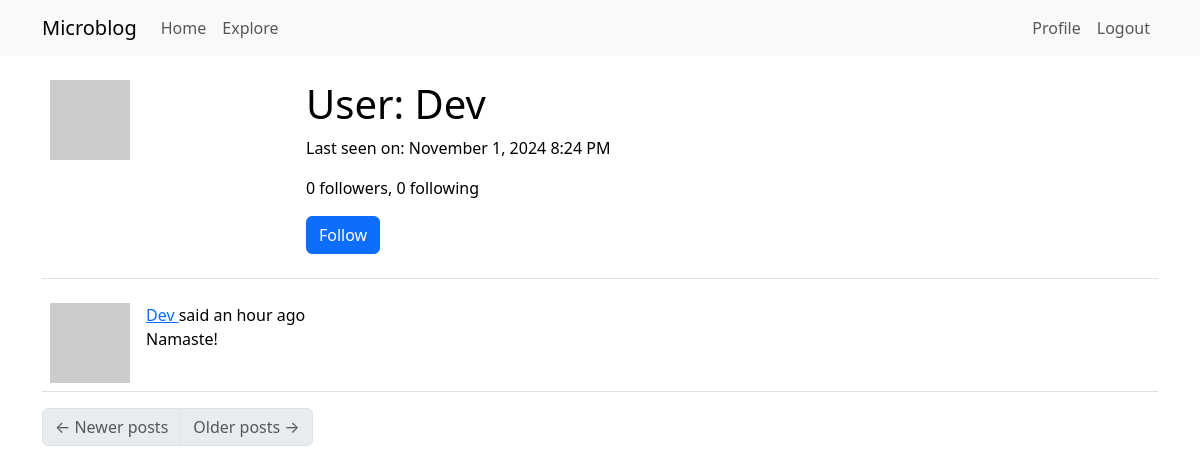
/user/Dev (signed in), run on the app's committed database.
### app/models.py (models this page shows, shortened)
class User(UserMixin, db.Model):
    id: so.Mapped[int] = so.mapped_column(primary_key=True)
    username: so.Mapped[str] = so.mapped_column(sa.String(64), index=True,
                                                unique=True)
    email: so.Mapped[str] = so.mapped_column(sa.String(120), index=True,
                                             unique=True)
    password_hash: so.Mapped[Optional[str]] = so.mapped_column(sa.String(256))
    posts: so.WriteOnlyMapped['Post'] = so.relationship(
        back_populates='author')
    about_me: so.Mapped[Optional[str]] = so.mapped_column(sa.String(140))
    last_seen: so.Mapped[Optional[datetime]] = so.mapped_column(
        default=lambda: datetime.now(timezone.utc))
    following: so.WriteOnlyMapped['User'] = so.relationship(
        secondary=followers, primaryjoin=(followers.c.follower_id == id),
        secondaryjoin=(followers.c.followed_id == id),
        back_populates='followers'
    )
    followers: so.WriteOnlyMapped['User'] = so.relationship(
        secondary=followers, primaryjoin=(followers.c.followed_id == id),
        secondaryjoin=(followers.c.follower_id == id),
        back_populates='following'
    )
    def avatar(self, size):
        digest = md5(self.email.lower().encode('utf-8')).hexdigest()
        return f'https://www.gravatar.com/avatar/{digest}?d=identicon&s={size}'
    def is_following(self, user):
        query = self.following.select().where(User.id == user.id)
        return db.session.scalar(query)
    def followers_count(self):
        query = sa.select(sa.func.count()).select_from(
            self.followers.select().subquery()
        )
        return db.session.scalar(query)
    def following_count(self):
        query = sa.select(sa.func.count()).select_from(
            self.following.select().subquery()
        )
        return db.session.scalar(query)

class Post(db.Model):
    id: so.Mapped[int] = so.mapped_column(primary_key=True)
    body: so.Mapped[str] = so.mapped_column(sa.String(140))
    timestamp: so.Mapped[datetime] = so.mapped_column(
        index=True, default=lambda: datetime.now(timezone.utc))
    user_id: so.Mapped[int] = so.mapped_column(sa.ForeignKey(User.id),
                                               index=True)
    author: so.Mapped[User] = so.relationship(back_populates='posts')
    language: so.Mapped[Optional[str]] = so.mapped_column(sa.String(5))

### app/routes.py (the view)
@app.route('/user/<username>')
@login_required
def user(username):
    user = db.first_or_404(sa.select(User).where(User.username == username))
    page = request.args.get('page', 1, type=int)
    query = user.posts.select().order_by(Post.timestamp.desc())
    posts = db.paginate(query, page=page,
                        per_page=app.config['POSTS_PER_PAGE'],
                        error_out=False)
    next_url = url_for('user', username=user.username, page=posts.next_num) \
        if posts.has_next else None
    prev_url = url_for('user', username=user.username, page=posts.prev_num) \
        if posts.has_prev else None
    form = EmptyForm()
    return render_template('user.html', user=user, posts=posts.items,
                           next_url=next_url, prev_url=prev_url, form=form)

### app/forms.py
class EmptyForm(FlaskForm):
    submit = SubmitField('Submit')

### app/__init__.py (called while the page is built)
def get_locale():
    return request.accept_languages.best_match(app.config['LANGUAGES'])

### app/models.py (called while the page is built)
@login.user_loader
def load_user(id):
    return db.session.get(User, int(id))

### app/routes.py (called while the page is built)
@app.before_request
def before_request():
    if current_user.is_authenticated:
        current_user.last_seen = datetime.now(timezone.utc)
        db.session.commit()
    g.locale = str(get_locale())

### app/templates/user.html (shortened to what this page needs)
{% extends "base.html" %}
{% block content %}
    <table class="table table-hover">
        <tr>
            <td width="256px"><img src="{{ user.avatar(256) }}"></td>
            <td>
                <h1>{{ _('User') }}: {{ user.username }}</h1>
                {% if user.last_seen %}
                <p>{{ _('Last seen on') }}: {{ moment(user.last_seen).format('LLL') }}</p>
                {% endif %}
                <p>{{ _('%(count)d followers', count=user.followers_count()) }}, {{ _('%(count)d following', count=user.following_count()) }}</p>
                {% if user == current_user %}
                <p><a href="{{ url_for('edit_profile') }}">{{ _('Edit your profile') }}</a></p>
                {% elif not current_user.is_following(user) %}
                <p>
                    <form action="{{ url_for('follow', username=user.username) }}" method="post">
                        {{ form.submit(value=_('Follow'), class_='btn btn-primary') }}
                    </form>
                </p>
                {% endif %}
            </td>
        </tr>
    </table>
    {% for post in posts %}
        {% include '_post.html' %}
    {% endfor %}
    <nav aria-label="Post navigation">
        <ul class="pagination">
            <li class="page-item{% if not prev_url %} disabled{% endif %}">
                <a class="page-link" href="{{ prev_url }}">
                    <span aria-hidden="true">&larr;</span> {{ _('Newer posts') }}
                </a>
            </li>
            <li class="page-item{% if not next_url %} disabled{% endif %}">
                <a class="page-link" href="{{ next_url }}">
                    {{ _('Older posts') }} <span aria-hidden="true">&rarr;</span>
                </a>
            </li>
        </ul>
    </nav>
{% endblock %}

### app/templates/base.html (shortened to what this page needs)
<!doctype html>
<html lang="en">
  <head>
    <link
        href="https://cdn.jsdelivr.net/npm/bootstrap@5.3.2/dist/css/bootstrap.min.css"
        rel="stylesheet"
>
  </head>
  <body>
    <nav class="navbar navbar-expand-lg bg-body-tertiary">
      <div class="container">
        <a class="navbar-brand" href="{{ url_for('index') }}">Microblog</a>
        <div class="collapse navbar-collapse" id="navbarSupportedContent">
          <ul class="navbar-nav me-auto mb-2 mb-lg-0">
            <li class="nav-item">
              <a class="nav-link" aria-current="page" href="{{ url_for('index') }}">{{ _('Home') }}</a>
            </li>
            <li class="nav-item">
              <a class="nav-link" aria-current="page" href="{{ url_for('explore') }}">{{ _('Explore') }}</a>
            </li>
          </ul>
          <ul class="navbar-nav mb-2 mb-lg-0">
            {% if current_user.is_anonymous %}
            <li class="nav-item">
              <a class="nav-link" aria-current="page" href="{{ url_for('login') }}">{{ _('Login') }}</a>
            </li>
            {% else %}
            <li class="nav-item">
              <a class="nav-link" aria-current="page" href="{{ url_for('user', username=current_user.username) }}">{{ _('Profile') }}</a>
            </li>
            <li class="nav-item">
              <a class="nav-link" aria-current="page" href="{{ url_for('logout') }}">{{ _('Logout') }}</a>
            </li>
            {% endif %}
          </ul>
        </div>
      </div>
    </nav>
    <div class="container mt-3">
      {% block content %}{% endblock %}
    </div>
  </body>
</html>

### app/templates/_post.html (shortened to what this page needs)
    <table class="table table-hover">
        <tr>
            <td width="70px">
                <a href="{{ url_for('user', username=post.author.username) }}">
                    <img src="{{ post.author.avatar(70) }}" />
                </a>
            </td>
            <td>
                {{ _('%(username)s said %(when)s',
                    username=user_link, when=moment(post.timestamp).fromNow()) }}
                <br>
                {{ post.body }}
            </td>
        </tr>
    </table>

### data on the page
User: username "Dev", last_seen "November 1, 2024 8:24 PM"
Post: body "Namaste!"
